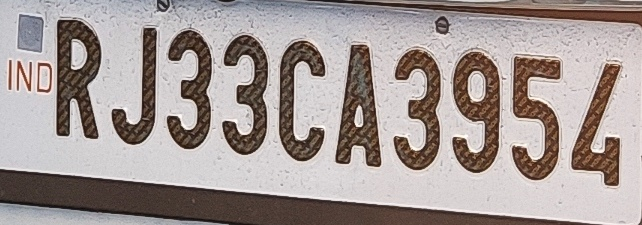
#> input picture Recognition/Plate.jpg, 642 x 225 px
$ jupyter execute --allow-errors Prediction.ipynb
#> lines starting #> are read from the running program, lines starting #| are printed output that depends on the picture; after the words box and inside, x2 and y2 are one past the last pixel; in counts of white or black regions, pixels touching at a corner belong together
# Predicting number on the License Plate

[cell 1]
import tensorflow as tf
#> (the rest of this cell did not finish here and is left out)

### Loading pretrained Model

[cell 2]
from keras.models import Sequential, load_model

#> (a cell that did not finish here is left out)

### Loading image of Plate

[cell 4]
import matplotlib.pyplot as plt

[cell 5]
import cv2

[cell 6]
img = cv2.imread('Plate.jpg')
#> img is the input picture: shape (225, 642, 3); mean B, G, R 149.9, 152.9, 163.6

[cell 7]
plt.imshow(img)

[cell 8]
# BGR -> GRAY
imgray = cv2.cvtColor(img, cv2.COLOR_BGR2GRAY)
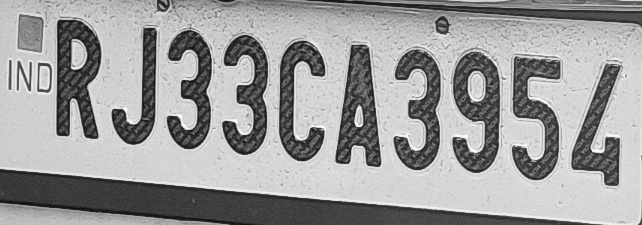
#> imgray: shape (225, 642); min 11, max 254, mean 155.8

[cell 9]
plt.imshow(imgray)

[cell 10]
# Blurring the image
blur = cv2.GaussianBlur(imgray,(5,5),0)
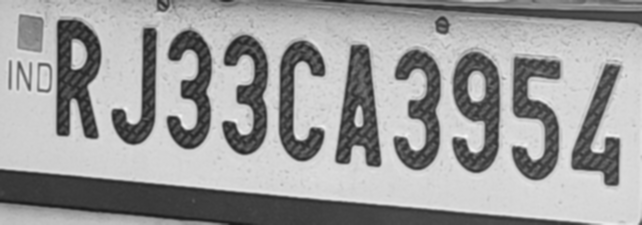
#> blur: shape (225, 642); min 26, max 245, mean 155.8

[cell 11]
plt.imshow(blur)

[cell 12]
# Otsu's thresholding
# For later use
ret1,th1 = cv2.threshold(imgray,0,255,cv2.THRESH_BINARY+cv2.THRESH_OTSU)
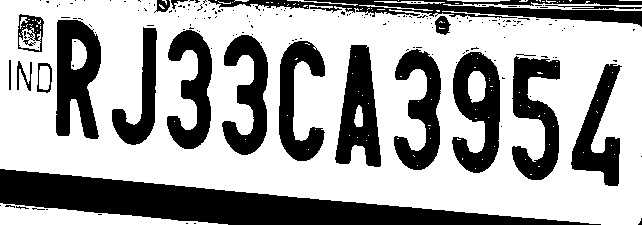
#> th1: shape (225, 642); 64.7% white; 183 black regions (162 under 20 px), largest, box (x1, y1, x2, y2) and area: (0, 169, 601, 225) 14224, (208, 0, 642, 27) 4414, (56, 20, 101, 139) 3648
#> ret1 = 136

[cell 13]
# Thresholding Image
ret2,th2 = cv2.threshold(blur,0,255,cv2.THRESH_BINARY+cv2.THRESH_OTSU)
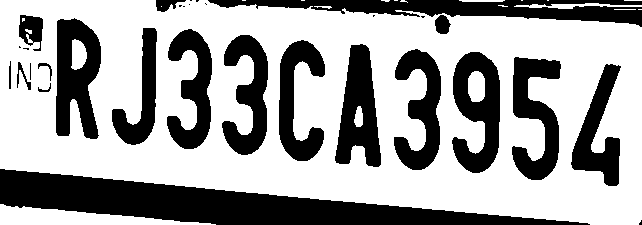
#> th2: shape (225, 642); 63.9% white; 31 black regions (12 under 20 px)
#> ret2 = 138

[cell 14]
# Finding Contours
contours, hierarchy = cv2.findContours(th2.copy(),cv2.RETR_TREE, cv2.CHAIN_APPROX_NONE)
#> contours = 48 contours, 24 with area under 20; largest, box (x1, y1, x2, y2) and area: (0, 0, 642, 225) 120518, (55, 17, 102, 140) 4266, (451, 51, 501, 174) 4228, (334, 43, 382, 168) 3756, (511, 56, 562, 181) 3531

[cell 15]
# Sorting Contours
contours = sorted(contours, key=cv2.contourArea, reverse=True)

[cell 16]
# Keeping contour of numbers only
cont = []
for cnts in contours:
    area = cv2.contourArea(cnts)
    if area>2100 and area<5000:
            cont.append(cnts)
#> this loop made 48 passes
#> area on passes 1 to 12: 120518.5, 4266.5, 4227.5, 3756.5, 3531, 3230, 3174, 3096, 3036, 2915, 2318, 2059
#> after the loop, cont = 10 contours; largest, box (x1, y1, x2, y2) and area: (55, 17, 102, 140) 4266, (451, 51, 501, 174) 4228, (334, 43, 382, 168) 3756, (511, 56, 562, 181) 3531, (393, 48, 442, 171) 3230

[cell 17]
# Drawing Rectangle on detected numbers
i=0
for cnt in cont:
    (x,y,w,h) = cv2.boundingRect(cnt)
    cv2.rectangle(img, (x,y), (x+w,y+h), (255, 0, 0), 2)
#> this loop made 10 passes
#> (x, y, w, h) on passes 1 to 10: (55, 17, 47, 123), (451, 51, 50, 123), (334, 43, 48, 125), (511, 56, 51, 125), (393, 48, 49, 123), (221, 34, 48, 122), (166, 28, 47, 122), (278, 39, 48, 123), (570, 63, 52, 124), (111, 27, 47, 119)
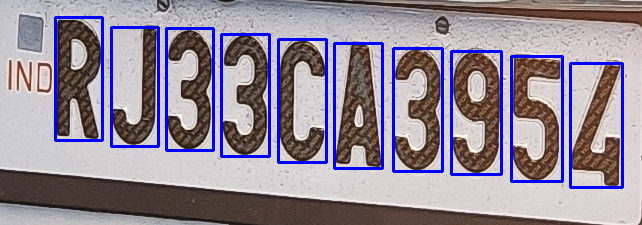
#> img: shape (225, 642, 3); 7.1% of pixels changed, all inside (x1, y1, x2, y2) = (54, 16, 624, 189)
plt.imshow(img)

### Sorting contours from left -> right

[cell 18]
x_cord = []
for cnt in cont:
    (x,y,w,h) = cv2.boundingRect(cnt)
    x_cord.append(x)
#> after the loop, x_cord = [55, 451, 334, 511, 393, 221, 166, 278, 570, 111]
x_cord = sorted(x_cord)
#> x_cord = [55, 111, 166, 221, 278, 334, 393, 451, 511, 570]
l2r = []
for cord in x_cord:
    for cnt in cont:
        (x,y,w,h) = cv2.boundingRect(cnt)
        if (cord == x):
            l2r.append(cnt)
            break
#> this loop made 10 passes
#> cord on passes 1 to 10: 55, 111, 166, 221, 278, 334, 393, 451, 511, 570
#> after the loop, l2r has the same summary as cont

### Saving Segmented Image

[cell 19]
imgray = cv2.cvtColor(img, cv2.COLOR_BGR2RGB)
#> imgray: shape (225, 642, 3)
cv2.imwrite('Segmented.jpg', img)
#> Out = True

### Resizing non-square image to square image

[cell 20]
import numpy as np

[cell 21]
# Function
def make_square(img):

    h = img.shape[0]
    w = img.shape[1]

    # image after making height equal to width
    squared_image = img.copy()

    # In case height superior than width
    if h > w:
        diff = h-w
        if diff % 2 == 0:
            x1 = np.zeros(shape=(h, diff//2))
            x2 = x1
        else:
            x1 = np.zeros(shape=(h, diff//2))
            x2 = np.zeros(shape=(h, (diff//2)+1))

        squared_image = np.concatenate((x1, img, x2), axis=1)

    # In case height inferior than width
    if h < w:
        diff = w-h
        if diff % 2 == 0:
            x1 = np.zeros(shape=(diff//2, w))
            x2 = x1
        else:
            x1 = np.zeros(shape=(diff//2, w))
            x2 = np.zeros(shape=((diff//2)+1, w))

        squared_image = np.concatenate((x1, img, x2), axis=0)

    return squared_image

### Getting Cropping digits from Plate

[cell 22]
digits = []
for p in l2r:
    (x,y,w,h) = cv2.boundingRect(p)
    c = th1[y:y+h,x:x+w]
    c = np.array(c)
    c = cv2.bitwise_not(c)
    c = make_square(c)
    c = cv2.resize(c,(28,28), interpolation = cv2.INTER_AREA)
    digits.append(c)
#> this loop made 10 passes
#> (x, y, diff in make_square) on passes 1 to 10: (55, 17, 76), (111, 27, 72), (166, 28, 75), (221, 34, 74), (278, 39, 75), (334, 43, 77), (393, 48, 74), (451, 51, 73), (511, 56, 74), (570, 63, 72)
#> pass 1, `c = th1[y:y+h,x:x+w]`:
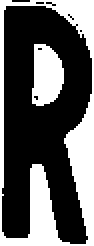
#> c: shape (123, 47) (shown 2 times larger); 36.4% white; 2 white regions, box (x1, y1, x2, y2) and area: (0, 0, 47, 123) 1721, (16, 22, 32, 53) 385
#> pass 1, in make_square, `squared_image = np.concatenate((x1, img, x2), axis=1)`:
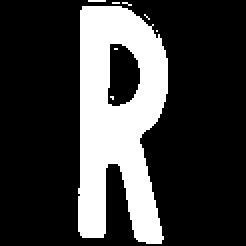
#> squared_image: shape (123, 123) float64 (shown 2 times larger); 24.3% white; 8 white regions (7 under 20 px), largest, box (x1, y1, x2, y2) and area: (39, 3, 84, 122) 3648
#> pass 1, `c = cv2.resize(c,(28,28), interpolation = cv2.INTER_AREA)`:
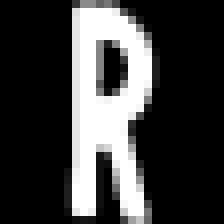
#> c: shape (28, 28) float64 (shown 8 times larger); min 0, max 255, mean 61.9; drawn with min black and max white
#> after the loop, digits = 10 items
